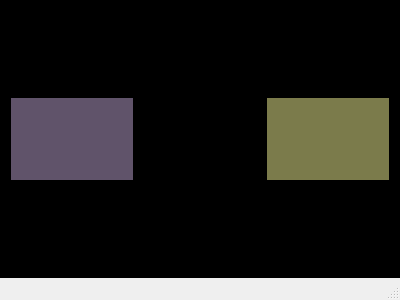
<?xml version="1.0" encoding="UTF-8"?>
<ui version="4.0">
 <class>AnnotatorWindow</class>
 <widget class="QMainWindow" name="AnnotatorWindow">
  <property name="geometry">
   <rect>
    <x>0</x>
    <y>0</y>
    <width>400</width>
    <height>300</height>
   </rect>
  </property>
  <property name="windowTitle">
   <string>AnnotatorWindow</string>
  </property>
  <widget class="QWidget" name="centralWidget">
   <property name="autoFillBackground">
    <bool>false</bool>
   </property>
   <property name="styleSheet">
    <string notr="true">background-color: rgb(0, 0, 0);</string>
   </property>
   <layout class="QVBoxLayout" name="verticalLayout">
    <item>
     <widget class="ImageViewer" name="envView" native="true"/>
    </item>
    <item>
     <layout class="QHBoxLayout" name="horizontalLayout">
      <item>
       <widget class="ImageViewer" name="purpleView" native="true">
        <property name="autoFillBackground">
         <bool>false</bool>
        </property>
        <property name="styleSheet">
         <string notr="true">background-color: rgb(96, 83, 106);</string>
        </property>
       </widget>
      </item>
      <item>
       <widget class="ImageViewer" name="sandtrayView" native="true"/>
      </item>
      <item>
       <widget class="ImageViewer" name="yellowView" native="true">
        <property name="autoFillBackground">
         <bool>false</bool>
        </property>
        <property name="styleSheet">
         <string notr="true">background-color: rgb(123, 123, 75);</string>
        </property>
       </widget>
      </item>
     </layout>
    </item>
    <item>
     <widget class="Timeline" name="timeline" native="true">
      <property name="maximumSize">
       <size>
        <width>16777215</width>
        <height>100</height>
       </size>
      </property>
     </widget>
    </item>
   </layout>
  </widget>
  <widget class="QStatusBar" name="statusBar"/>
 </widget>
 <layoutdefault spacing="6" margin="11"/>
 <customwidgets>
  <customwidget>
   <class>ImageViewer</class>
   <extends>QWidget</extends>
   <header>imageviewer.h</header>
   <container>1</container>
  </customwidget>
  <customwidget>
   <class>Timeline</class>
   <extends>QWidget</extends>
   <header>timeline.hpp</header>
   <container>1</container>
  </customwidget>
 </customwidgets>
 <resources/>
 <connections/>
</ui>
